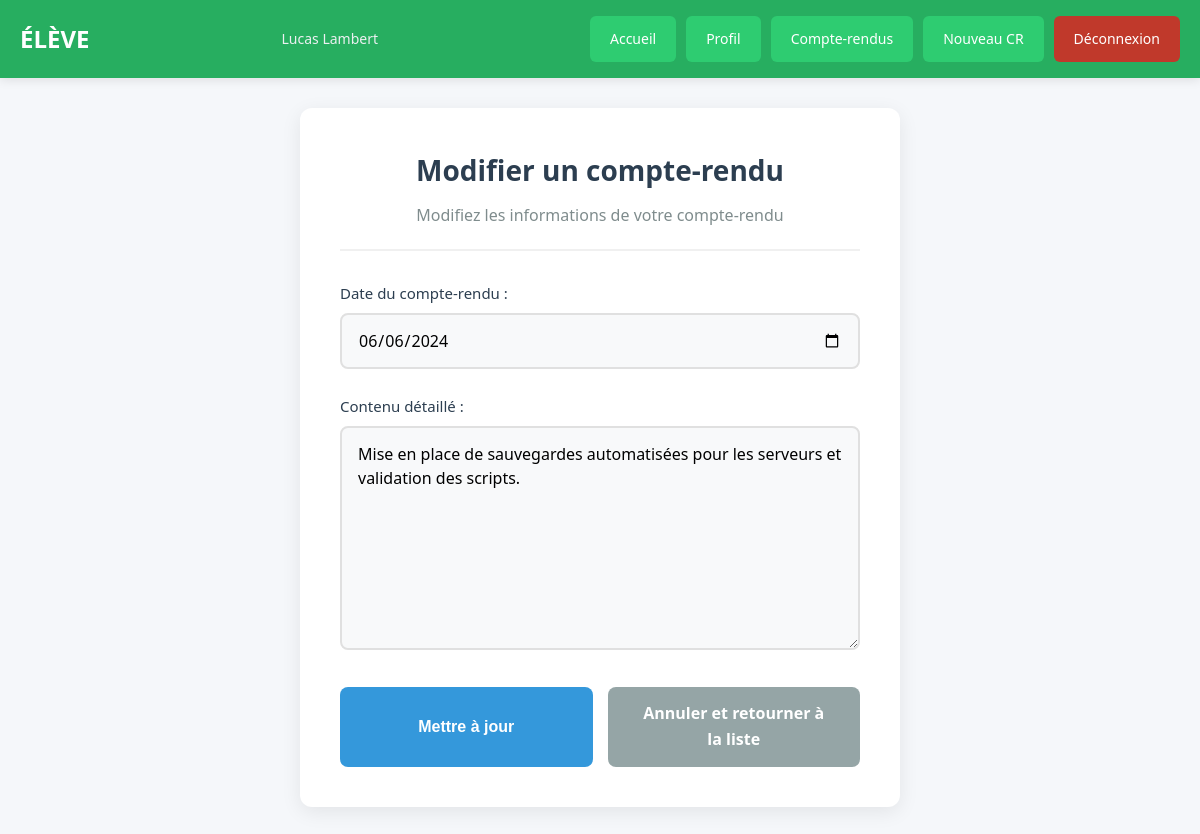
Screenshot of /ccr.php?id=6 (signed in) with the database file from the repository.
### tables this page shows
CREATE TABLE `cr` (
  `num` bigint(20) NOT NULL,
  `date` date DEFAULT NULL,
  `description` text DEFAULT NULL,
  `vu` tinyint(1) DEFAULT NULL,
  `datetime` datetime DEFAULT NULL,
  `num_utilisateur` int(11) DEFAULT NULL
);

### ccr.php (the view, shortened to what this page needs)
<?php
include '_conf.php';
if(isset($_GET["id"])) {
    $idCR = $_GET["id"];
    $iduser = $_SESSION["id"];
    $connexion = mysqli_connect($serveurBDD, $userBDD, $mdpBDD, $nomBDD);
    $requete = "SELECT * FROM cr WHERE num = '$idCR' AND num_utilisateur = $iduser";
    $resultat = mysqli_query($connexion, $requete);
    while($donnees = mysqli_fetch_assoc($resultat)) {
        $date = $donnees['date'];
        $description = $donnees['description'];
    }
}
?>
<!DOCTYPE html>
<html lang="fr">
<head>
    <link rel="stylesheet" href="css/style.css">
    <link rel="stylesheet" href="css/menu.css">
    <link rel="stylesheet" href="css/menueleve.css">
    <link rel="stylesheet" href="css/formulaire.css">
</head>
<body>
    <div class="main-container">
        <?php include '_menuEleve.php'; ?>
        <div class="content-center">
            <div class="form-card">
                <div class="form-header">
                    <h1><?php echo isset($idCR) ? 'Modifier un compte-rendu' : 'Créer un compte-rendu'; ?></h1>
                    <p><?php echo isset($idCR) ? 'Modifiez les informations de votre compte-rendu' : 'Remplissez les informations pour créer un nouveau compte-rendu'; ?></p>
                </div>
                <form action="cr.php" method="post">
                    <div class="form-group">
                        <label class="form-label">Date du compte-rendu :</label>
                        <input type="date" name="date" class="form-control"
                               value="<?php echo isset($date) ? $date : date('Y-m-d'); ?>"
                               required>
                    </div>
                    <div class="form-group">
                        <label class="form-label">Contenu détaillé :</label>
                        <textarea name="contenu" class="form-control" rows="8" required
                                  placeholder="Décrivez vos activités, les tâches réalisées, les compétences acquises, les difficultés rencontrées, etc..."><?php echo isset($description) ? stripslashes($description) : ''; ?></textarea>
                    </div>
                    <div class="form-actions">
                        <button type="submit" class="btn btn-primary btn-full"
                                name="<?php echo isset($idCR) ? 'update' : 'insertion'; ?>">
                            <?php echo isset($idCR) ? 'Mettre à jour' : 'Créer le compte-rendu'; ?>
                        </button>
                        <a href="cr.php" class="btn btn-secondary btn-full">
                            Annuler et retourner à la liste
                        </a>
                    </div>
                </form>
            </div>
        </div>
    </div>
</body>
</html>

### style.css (style rules this page uses)
* { margin: 0; padding: 0; box-sizing: border-box; }
body { font-family: Arial, sans-serif; background-color: #f4f4f4; color: #333; line-height: 1.6; }

### formulaire.css (style rules this page uses)
* { margin: 0; padding: 0; box-sizing: border-box; }
body { font-family: 'Segoe UI', Tahoma, Geneva, Verdana, sans-serif; background: #f5f7fa; min-height: 100vh; display: flex; flex-direction: column; }
.main-container { display: flex; flex-direction: column; min-height: 100vh; }
.content-center { flex: 1; display: flex; flex-direction: column; justify-content: center; align-items: center; padding: 30px 20px; }
.form-card { background: white; border-radius: 12px; box-shadow: 0 5px 20px rgba(0, 0, 0, 0.08); padding: 40px; width: 100%; max-width: 600px; margin: 0 auto; }
.form-header { text-align: center; margin-bottom: 30px; padding-bottom: 20px; border-bottom: 2px solid #f0f0f0; }
.form-header h1 { color: #2c3e50; font-size: 28px; margin-bottom: 10px; font-weight: 600; }
.form-header p { color: #7f8c8d; font-size: 16px; }
.form-group { margin-bottom: 25px; width: 100%; }
.form-label { display: block; margin-bottom: 8px; color: #2c3e50; font-weight: 500; font-size: 15px; }
.form-control { width: 100%; padding: 14px 16px; border: 2px solid #e0e0e0; border-radius: 8px; font-size: 16px; font-family: 'Segoe UI', sans-serif; transition: all 0.3s; background: #f8f9fa; }
textarea.form-control { min-height: 180px; resize: vertical; line-height: 1.5; }
.form-actions { display: flex; gap: 15px; margin-top: 30px; justify-content: center; }
.btn { padding: 14px 30px; border-radius: 8px; font-size: 16px; font-weight: 600; cursor: pointer; transition: all 0.3s; text-decoration: none; border: none; display: inline-block; text-align: center; }
.btn-primary { background: #3498db; color: white; min-width: 180px; }
.btn-secondary { background: #95a5a6; color: white; min-width: 180px; }
.btn-full { width: 100%; }

### rows the page displays
cr: date "06/06/2024", contenu "Mise en place de sauvegardes automatisées pour les serveurs et validation des scripts."

### other values shown
$_SESSION["prenom"] "Lucas"
$_SESSION["nom"] "Lambert"
